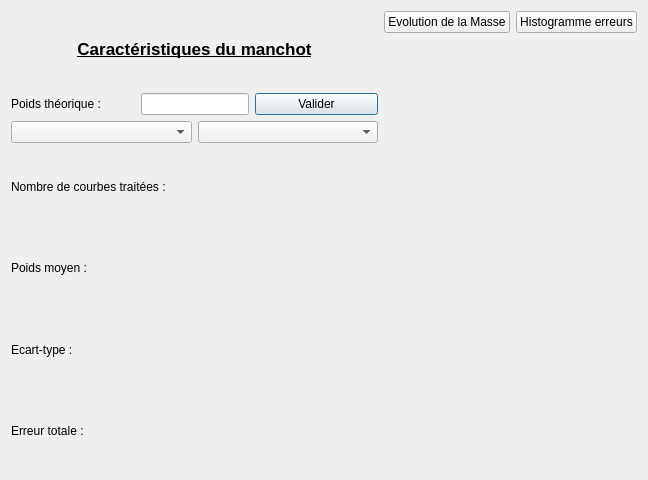
<?xml version="1.0" encoding="UTF-8"?>
<ui version="4.0">
 <class>Resultat</class>
 <widget class="QDialog" name="Resultat">
  <property name="geometry">
   <rect>
    <x>0</x>
    <y>0</y>
    <width>648</width>
    <height>480</height>
   </rect>
  </property>
  <property name="windowTitle">
   <string>Résultats</string>
  </property>
  <layout class="QHBoxLayout" name="horizontalLayout_3">
   <item>
    <layout class="QVBoxLayout" name="verticalLayout">
     <item>
      <widget class="QLabel" name="titleLabel">
       <property name="font">
        <font>
         <pointsize>13</pointsize>
         <weight>75</weight>
         <bold>true</bold>
         <underline>true</underline>
        </font>
       </property>
       <property name="layoutDirection">
        <enum>Qt::LeftToRight</enum>
       </property>
       <property name="text">
        <string>Caractéristiques du manchot</string>
       </property>
       <property name="alignment">
        <set>Qt::AlignCenter</set>
       </property>
      </widget>
     </item>
     <item>
      <layout class="QHBoxLayout" name="horizontalLayout_2">
       <item>
        <widget class="QLabel" name="theoWeightLabel">
         <property name="text">
          <string>Poids théorique :</string>
         </property>
        </widget>
       </item>
       <item>
        <widget class="QLineEdit" name="theoLineEdit">
         <property name="enabled">
          <bool>true</bool>
         </property>
         <property name="sizePolicy">
          <sizepolicy hsizetype="Fixed" vsizetype="Fixed">
           <horstretch>0</horstretch>
           <verstretch>0</verstretch>
          </sizepolicy>
         </property>
        </widget>
       </item>
       <item>
        <widget class="QPushButton" name="theoValidateButton">
         <property name="text">
          <string>Valider</string>
         </property>
        </widget>
       </item>
      </layout>
     </item>
     <item>
      <layout class="QHBoxLayout" name="horizontalLayout_5">
       <item>
        <widget class="QComboBox" name="comboBox"/>
       </item>
       <item>
        <widget class="QComboBox" name="comboBox_2"/>
       </item>
      </layout>
     </item>
     <item>
      <widget class="QLabel" name="nbCurveLabel">
       <property name="text">
        <string>Nombre de courbes traitées : </string>
       </property>
      </widget>
     </item>
     <item>
      <widget class="QLabel" name="meanWeightLabel">
       <property name="text">
        <string>Poids moyen : </string>
       </property>
      </widget>
     </item>
     <item>
      <widget class="QLabel" name="deviationLabel">
       <property name="text">
        <string>Ecart-type : </string>
       </property>
      </widget>
     </item>
     <item>
      <widget class="QLabel" name="totalErrorLabel">
       <property name="text">
        <string>Erreur totale : </string>
       </property>
      </widget>
     </item>
    </layout>
   </item>
   <item>
    <layout class="QVBoxLayout" name="verticalLayout_2">
     <property name="sizeConstraint">
      <enum>QLayout::SetDefaultConstraint</enum>
     </property>
     <item>
      <layout class="QHBoxLayout" name="horizontalLayout_4">
       <item>
        <widget class="QPushButton" name="weightGraphButton">
         <property name="text">
          <string>Evolution de la Masse</string>
         </property>
        </widget>
       </item>
       <item>
        <widget class="QPushButton" name="histoGraphButton">
         <property name="text">
          <string>Histogramme erreurs</string>
         </property>
        </widget>
       </item>
      </layout>
     </item>
     <item>
      <spacer name="verticalSpacer">
       <property name="orientation">
        <enum>Qt::Vertical</enum>
       </property>
       <property name="sizeHint" stdset="0">
        <size>
         <width>20</width>
         <height>40</height>
        </size>
       </property>
      </spacer>
     </item>
     <item>
      <layout class="QHBoxLayout" name="horizontalLayout">
       <property name="sizeConstraint">
        <enum>QLayout::SetDefaultConstraint</enum>
       </property>
       <property name="topMargin">
        <number>3</number>
       </property>
      </layout>
     </item>
    </layout>
   </item>
  </layout>
 </widget>
 <resources/>
 <connections/>
</ui>
